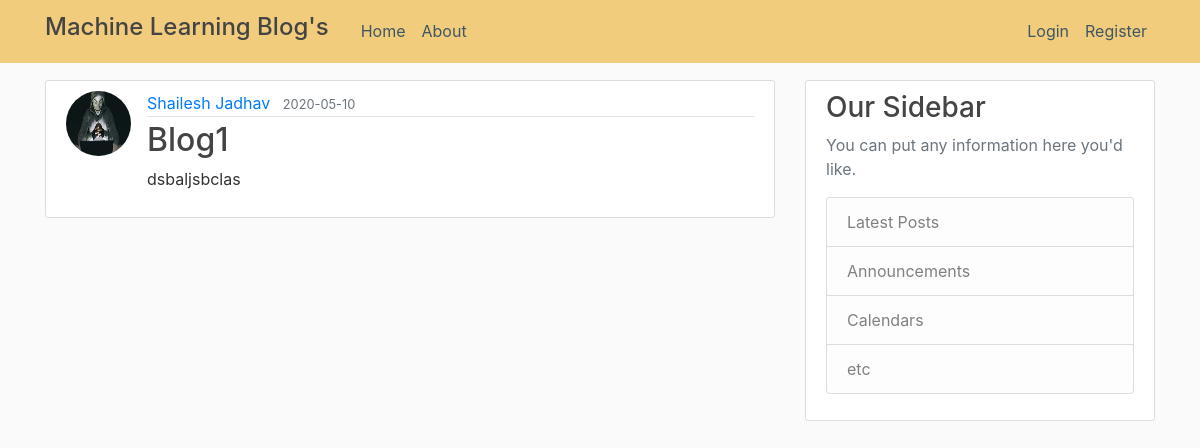
The page /post/5 on the database as committed earlier.
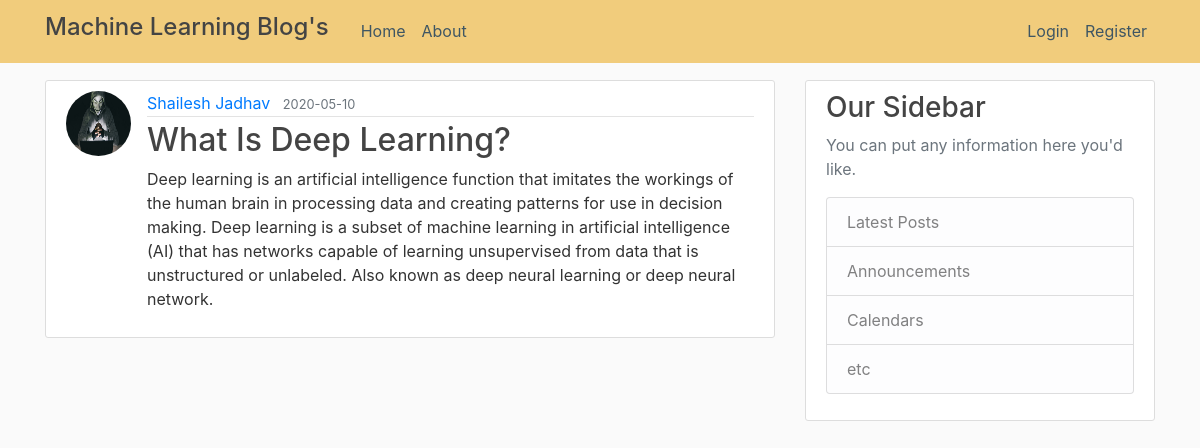
The same page on the database as committed later.
### Flaskblog/models.py (models this page shows, shortened)
class Post(db.Model):
    id = db.Column(db.Integer, primary_key=True)
    title = db.Column(db.String(100), nullable=False)
    date_posted = db.Column(db.DateTime, nullable=False, default=datetime.utcnow)
    content = db.Column(db.Text, nullable=False)
    user_id = db.Column(db.Integer, db.ForeignKey('user.id'), nullable=False)

### Flaskblog/routes.py (the view)
@app.route("/post/<int:post_id>")
def post(post_id):
    post = Post.query.get_or_404(post_id)
    return render_template('post.html', title=post.title, post=post)

### Flaskblog/templates/post.html (shortened to what this page needs)
{% extends "layout.html" %}
{% block content %}
  <article class="media content-section">
    <img class="rounded-circle article-img" src="{{ url_for('static', filename='profile_pics/' + post.author.image_file) }}">
    <div class="media-body">
      <div class="article-metadata">
        <a class="mr-2" href="{{ url_for('user_posts', username=post.author.username) }}">{{ post.author.username }}</a>
        <small class="text-muted">{{ post.date_posted.strftime('%Y-%m-%d') }}</small>
      </div>
      <h2 class="article-title">{{ post.title }}</h2>
      <p class="article-content">{{ post.content }}</p>
    </div>
  </article>
{% endblock content %}

Rows that differ between the two databases and show on the page:
changed Post: title "Blog1" → "What Is Deep Learning?"; content "dsbaljsbclas" → "Deep learning is an artificial intelligence function that imitates the workings of the human brain in processing data and creating patterns for use in decision making. Deep learning is a subset of machine learning in artificial intelligence (AI) that has networks capable of learning unsupervised from data that is unstructured or unlabeled. Also known as deep neural learning or deep neural network."
